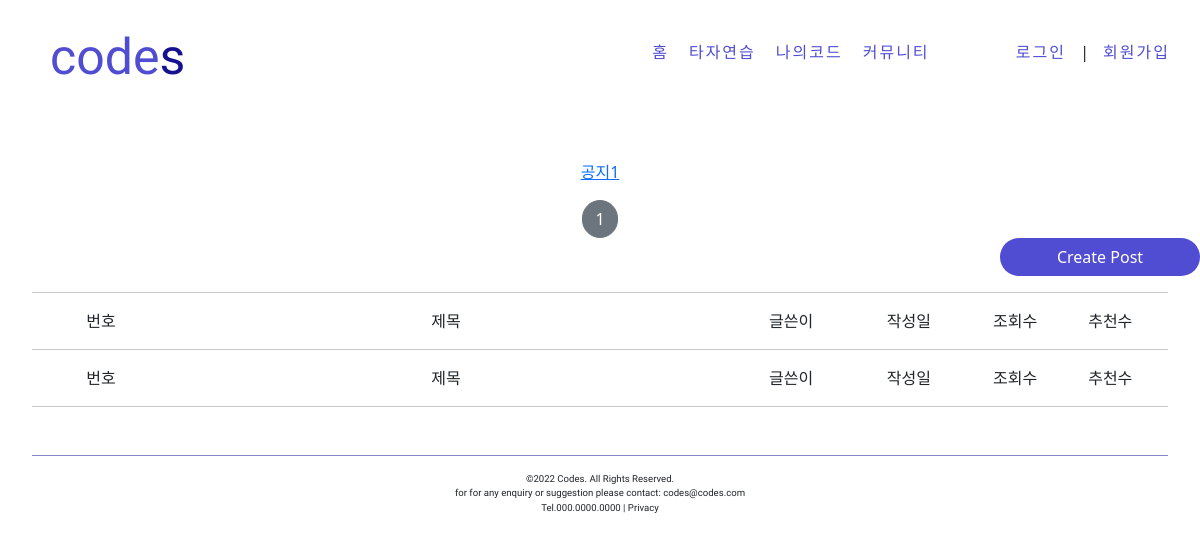
Page /post/list/ on the earlier database version.
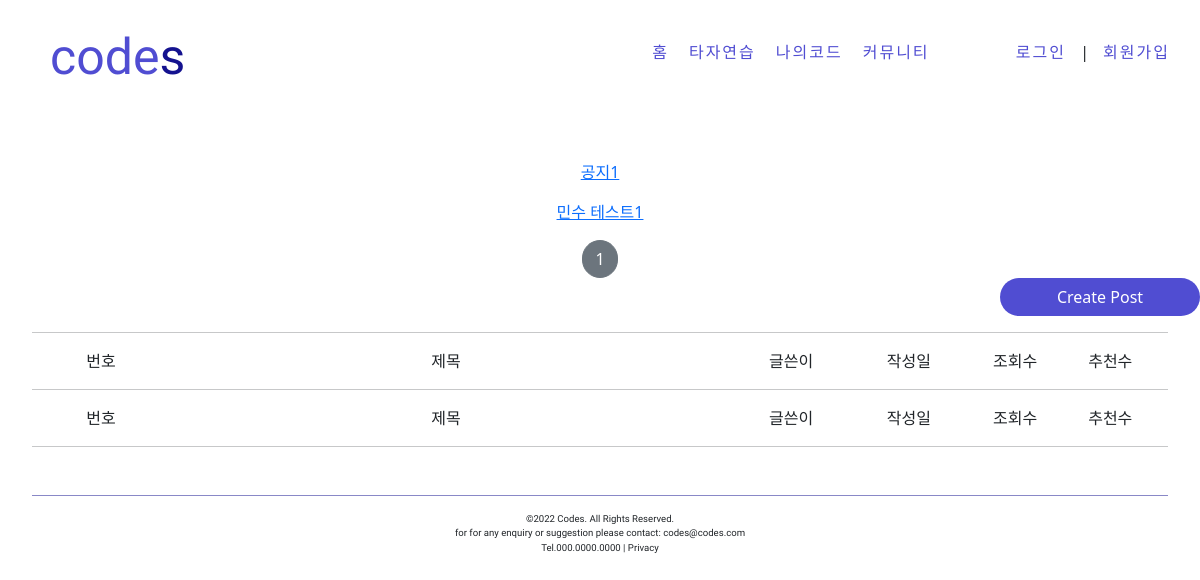
Same page on the later database version.
### postapp/models.py (models this page shows, shortened)
class Post(models.Model):
    post_id = models.AutoField(primary_key=True)
    post_title = models.CharField(max_length=256,null=False)
    image = models.ImageField(upload_to='post/', null=False)
    post_content = models.TextField(null=False)
    post_viewnum = models.IntegerField(default=0)
    like_num = models.IntegerField(default=0)
    post_wdate = models.DateTimeField(auto_now_add=True)
    post_mdate = models.DateTimeField(auto_now=True)
    writer = models.ForeignKey(User, on_delete=models.CASCADE, related_name='post', null=False)
    category = models.ForeignKey(PostCategory, on_delete=models.CASCADE, related_name='category', null=False)

### postapp/views.py (the view)
# urls.py: path('list/', PostListView.as_view(), name='list'),
class PostListView(ListView):
    model = Post
    context_object_name = 'post_list'
    template_name = 'postapp/list.html'
    paginate_by = 10

### postapp/templates/postapp/list.html
{% extends 'base.html' %}
{% block content %}
<div style="margin-top: 5rem">
    {% if post_list %}
    <div style="text-align: center">
    {% for list in post_list %}
        <a href="{% url 'postapp:detail' pk=list.pk %}">
            <p>
                {{ list.post_title }}
            </p>
        </a>
    {% endfor %}
    </div>
    {% else %}
    <div>
        <h4>게시글이 없습니다.</h4>
    </div>
    {% endif %}
    {% include 'snippets/pagination.html' with page_obj=page_obj %}
    <div style="text-align: right">
    <a href="{% url 'postapp:create' %}" class="btn text-white rounded-pill col-2 px-3" style="background-color: #504DD2;">
        Create Post
    </a>
    </div>
    <div style="margin-right: 2rem;margin-left: 2rem; text-align: center;padding:0%">
        <hr>
        <p>
        <div style="display:inline-block; width: 10%;height: auto">번호</div>
        <div style="display:inline-block; width: 50%;">제목</div>
        <div style="display:inline-block; width: 10%;">글쓴이</div>
        <div style="display:inline-block; width: 10%;">작성일</div>
        <div style="display:inline-block; width: 8%;">조회수</div>
        <div style="display:inline-block; width: 8%;">추천수</div>
        </p>
        <hr>
    </div>
    <div style="margin-right: 2rem;margin-left: 2rem; text-align: center;padding:0%">
    <p>
        <div style="display:inline-block; width: 10%;height: auto">번호</div>
        <div style="display:inline-block; width: 50%;">제목</div>
        <div style="display:inline-block; width: 10%;">글쓴이</div>
        <div style="display:inline-block; width: 10%;">작성일</div>
        <div style="display:inline-block; width: 8%;">조회수</div>
        <div style="display:inline-block; width: 8%;">추천수</div>
        </p>
        <hr>
    </div>
</div>
{% endblock %}

Differences in the rows shown:
added Post: post_title "민수 테스트1"
